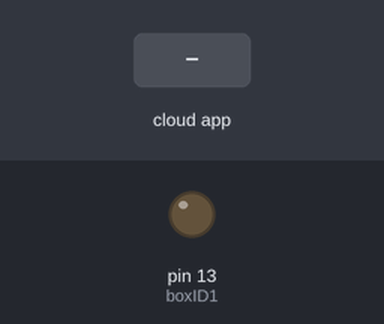
The sketch below on a simulated Arduino Uno, built with avr-gcc and run on an emulated ATmega328P. Shown: output pins drawn as LEDs (lit = HIGH). Dashed ring = blinking. The test bench sets the inputs (shaded band). The ROS host is connected and sends only what is stated.

Above: at 1.2 s.
1.3 s: the phone or cloud app sets boxID_activation to 0
At 1.6 s:
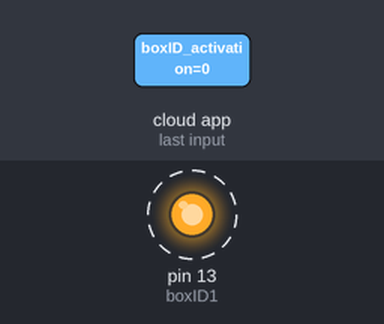
Timing chart, 0 to 5.8 s (numbered marks = the images above; inputs shaded):
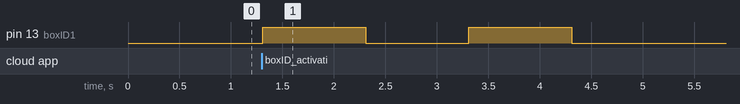

The sketch:

ROS_node_to_control_boxID.ino
```cpp
#include <ros.h>
#include <std_msgs/Int32.h>

#define boxID1 13
//#define boxID2 50
//#define boxID3 52

ros::NodeHandle nh;

//this function control boxID activation
void messageCb(const std_msgs::Int32 &msg)
{
  int boxID = msg.data;

  if(boxID == 0)
  {
    digitalWrite(boxID1, HIGH);
    delay(1000);
    digitalWrite(boxID1, LOW);
    delay(1000);
    digitalWrite(boxID1, HIGH);
    delay(1000);
    digitalWrite(boxID1, LOW);
    delay(1000);
  }
}

ros::Subscriber<std_msgs::Int32> sub("/boxID_activation", messageCb);

// put your setup code here, to run once:
void setup()
{
  //configure pins as an input and enable the internal pull-up resistor
  pinMode(boxID1, OUTPUT);
//  pinMode(boxID2, OUTPUT);
//  pinMode(boxID3, OUTPUT);

  nh.initNode();

  nh.subscribe(sub);
}

// put your main code here, to run repeatedly:
void loop()
{
  nh.spinOnce();
  delay(10);
}
```

Measured:
- after the input at 1.3 s, pin 13 (boxID1): alternates HIGH for 1.0 s and LOW for 1.0 s, 4 changes in all, then stays LOW, starting at once
